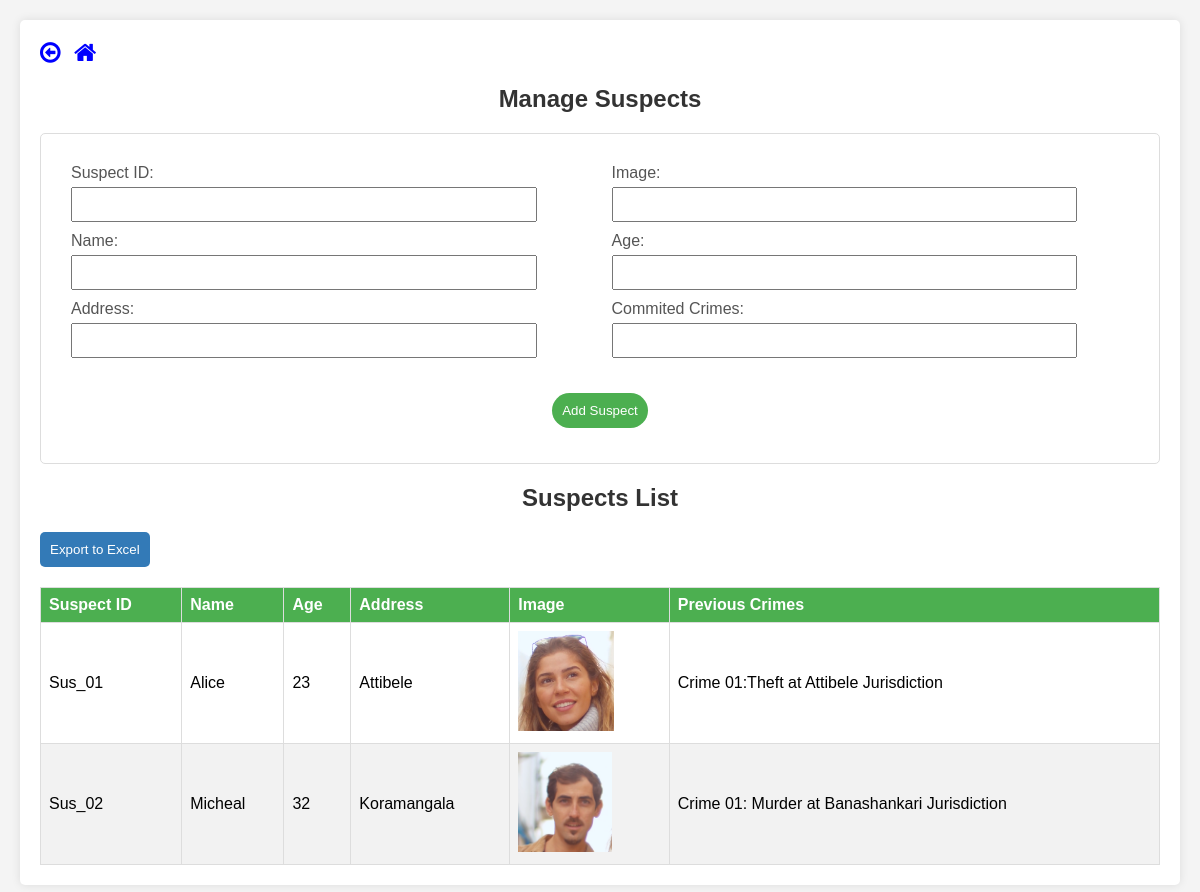
The page /suspects_data.php (signed in) on the database its author committed.
### tables this page shows
CREATE TABLE `suspect_details` (
  `suspect_id` varchar(10) NOT NULL,
  `name` varchar(10) DEFAULT NULL,
  `age` int(10) DEFAULT NULL,
  `address` varchar(30) DEFAULT NULL,
  `image` varchar(20) DEFAULT NULL,
  `prev_crimes` varchar(100) DEFAULT NULL
);

### suspects_data.php (the view, shortened to what this page needs)
<?php
include('./Includes/connection.php');
function getSuspects($conn)
{
    $suspectStmt = $conn->prepare("SELECT * FROM suspect_details");
    $suspectStmt->execute();
    $suspects = $suspectStmt->get_result();
    return $suspects;
}
$suspects = getSuspects($conn);
?>
<!DOCTYPE html>
<html lang="en">
<link rel="stylesheet" href="https://cdnjs.cloudflare.com/ajax/libs/font-awesome/4.7.0/css/font-awesome.min.css">
<head>
</head>
<body>
    <div class="main-content">
    <a href="#" onclick="window.history.back(); return false;"><i style="font-size:24px; color:blue;" class="fa">&#xf190;</i></a>
<a href="dashboard.php"><i style="font-size:24px;color:blue;" class="fa">&#xf015;</i></a>
        <h2>Manage Suspects</h2>
        <form method="post" action="" style="border: 1px solid #ddd; padding: 20px; border-radius: 5px;">
            <div>
                <label for="suspect_id">Suspect ID:</label>
                <input type="text" name="suspect_id" required>
                <label for="name">Name:</label>
                <input type="text" name="name" required>
                <label for="address">Address:</label>
                <input name="address" style="resize: none;">
            </div>
            <div>
                <label for="age">Image:</label>
                <input type="text" name="image">
                <label for="image">Age:</label>
                <input type="text" name="age" required>
                <label for="prev_crimes">Commited Crimes:</label>
                <input type="text" name="prev_crimes" required>
            </div>
            <div style="text-align: center; margin: 5px auto;">
                <button type="submit" name="add_suspect" onclick="return confirm('Are you sure about adding the suspect?')">Add Suspect</button>
            </div>
        </form>
        <div>
            <h2>Suspects List</h2>
            <button class="export-btn" onclick="exportToExcel('suspect-table')">Export to Excel</button>
            <table id="suspect-table">
                <thead>
                    <tr>
                        <th>Suspect ID</th>
                        <th>Name</th>
                        <th>Age</th>
                        <th>Address</th>
                        <th>Image</th>
                        <th>Previous Crimes</th>
                    </tr>
                </thead>
                <tbody>
                    <?php while ($row = $suspects->fetch_assoc()) { ?>
                        <tr>
                            <td><?php echo $row['suspect_id']; ?></td>
                            <td><?php echo $row['name']; ?></td>
                            <td><?php echo $row['age']; ?></td>
                            <td><?php echo $row['address']; ?></td>
                            <td><img src="Suspects/<?php echo $row['image']; ?>" alt="Image" style="max-width: 100px; max-height: 100px;"></td>
                            <td><?php echo $row['prev_crimes']; ?></td>
                        </tr>
                    <?php } ?>
                </tbody>
            </table>
        </div>
    </div>
</body>
</html>

### suspects_data.php (style rules this page uses)
body { font-family: 'Arial', sans-serif; margin: 0; padding: 0; background-color: #f4f4f4; }
.main-content { margin: 20px; padding: 20px; background-color: #fff; box-shadow: 0 0 10px rgba(0, 0, 0, 0.1); border-radius: 5px; }
h2, h3 { color: #333; text-align: center; }
form { margin-bottom: 20px; display: flex; flex-wrap: wrap; justify-content: space-between; }
form div { flex: 0 0 48%; padding: 10px; }
label { display: block; margin-bottom: 5px; color: #555; }
input { width: 90%; padding: 8px; margin-bottom: 10px; box-sizing: border-box; }
button { background-color: #4caf50; color: #fff; padding: 10px; border: none; cursor: pointer; border-radius: 50px; }
table { width: 100%; border-collapse: collapse; margin-top: 20px; }
th, td { border: 1px solid #ddd; padding: 8px; text-align: left; }
th { background-color: #4caf50; color: #fff; }
tbody tr:nth-child(even) { background-color: #f2f2f2; }
a { color: #d9534f; text-decoration: none; cursor: pointer; }
.export-btn { background-color: #337ab7; color: #fff; padding: 10px; border: none; cursor: pointer; border-radius: 5px; }

### rows shown on the page
suspect_details: suspect_id "Sus_01", name "Alice", age "23", address "Attibele", image (picture), prev_crimes "Crime 01:Theft at Attibele Jurisdiction"
suspect_details: suspect_id "Sus_02", name "Micheal", age "32", address "Koramangala", image (picture), prev_crimes "Crime 01: Murder at Banashankari Jurisdiction"
